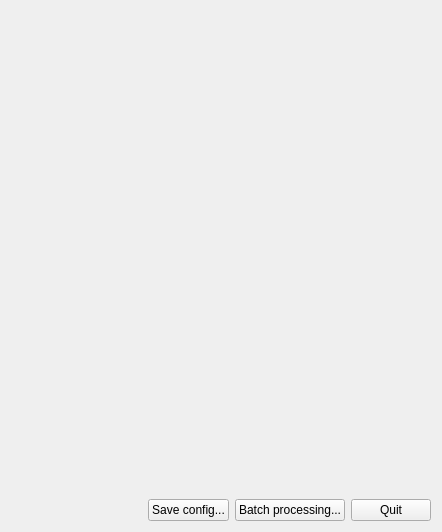
<?xml version="1.0" encoding="UTF-8"?>
<ui version="4.0">
 <class>Form</class>
 <widget class="QWidget" name="Form">
  <property name="geometry">
   <rect>
    <x>0</x>
    <y>0</y>
    <width>442</width>
    <height>532</height>
   </rect>
  </property>
  <property name="windowTitle">
   <string>pyFAI-integration</string>
  </property>
  <layout class="QVBoxLayout" name="verticalLayout">
   <item>
    <widget class="QWidget" name="_holder" native="true"/>
   </item>
   <item>
    <spacer name="verticalSpacer">
     <property name="orientation">
      <enum>Qt::Vertical</enum>
     </property>
     <property name="sizeHint" stdset="0">
      <size>
       <width>20</width>
       <height>40</height>
      </size>
     </property>
    </spacer>
   </item>
   <item>
    <widget class="QWidget" name="widget_3" native="true">
     <layout class="QHBoxLayout" name="horizontalLayout_3">
      <property name="margin">
       <number>0</number>
      </property>
      <item>
       <spacer name="horizontalSpacer_2">
        <property name="orientation">
         <enum>Qt::Horizontal</enum>
        </property>
        <property name="sizeHint" stdset="0">
         <size>
          <width>213</width>
          <height>20</height>
         </size>
        </property>
       </spacer>
      </item>
      <item>
       <widget class="QPushButton" name="save_json_button">
        <property name="enabled">
         <bool>true</bool>
        </property>
        <property name="sizePolicy">
         <sizepolicy hsizetype="Fixed" vsizetype="Fixed">
          <horstretch>0</horstretch>
          <verstretch>0</verstretch>
         </sizepolicy>
        </property>
        <property name="text">
         <string>Save config...</string>
        </property>
       </widget>
      </item>
      <item>
       <widget class="QPushButton" name="batch_processing">
        <property name="enabled">
         <bool>true</bool>
        </property>
        <property name="sizePolicy">
         <sizepolicy hsizetype="Fixed" vsizetype="Fixed">
          <horstretch>0</horstretch>
          <verstretch>0</verstretch>
         </sizepolicy>
        </property>
        <property name="text">
         <string>Batch processing...</string>
        </property>
       </widget>
      </item>
      <item>
       <widget class="QPushButton" name="quit_button">
        <property name="enabled">
         <bool>true</bool>
        </property>
        <property name="sizePolicy">
         <sizepolicy hsizetype="Fixed" vsizetype="Fixed">
          <horstretch>0</horstretch>
          <verstretch>0</verstretch>
         </sizepolicy>
        </property>
        <property name="text">
         <string>Quit</string>
        </property>
       </widget>
      </item>
     </layout>
    </widget>
   </item>
  </layout>
 </widget>
 <resources/>
 <connections/>
</ui>
